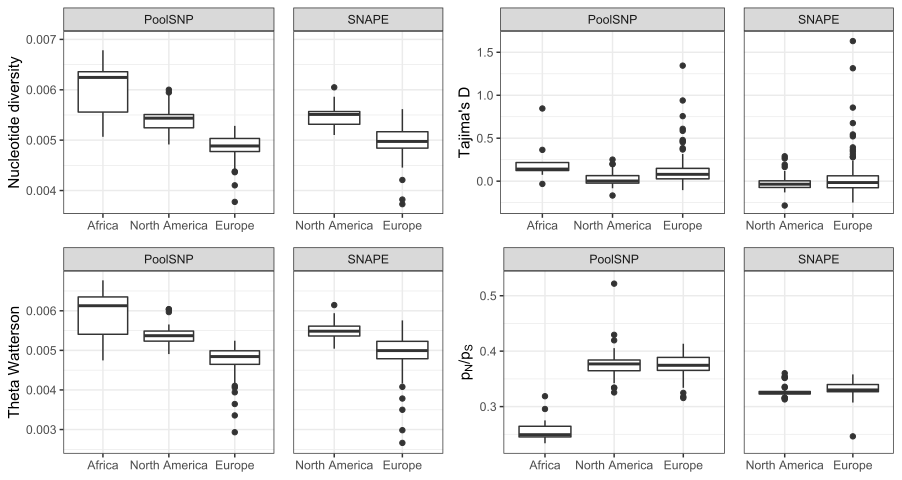

Reproduce this figure in R.
# plot Figure8 - Margot
library(ggplot2)
library("gridExtra")

dat<-read.table(file="Figure8_data.txt",header=T,fill =T,sep="\t")

dat_PoolSNP<-dat[dat$FILE=="PoolSNP",]
dat_SNAPE<-dat[dat$FILE=="SNAPE",]

# PoolSNP plots
plot1<-ggplot(dat_PoolSNP, aes(x=Continent, y=Pi)) + geom_boxplot(, show.legend = FALSE) + labs(y = "Nucleotide diversity") + theme_bw() + theme(axis.title.x=element_blank()) + facet_grid(~ FILE) + scale_x_discrete(limits=c("Africa","North America","Europe")) + scale_y_continuous(limits=c(0.0037, 0.007),breaks=seq(0.004, 0.007, 0.001))  
plot2<-ggplot(dat_PoolSNP, aes(x=Continent, y=Watterson)) + geom_boxplot(, show.legend = FALSE) + labs(y = "Theta Watterson") + theme_bw()  + theme(axis.title.x=element_blank()) + facet_grid(~ FILE) + scale_x_discrete(limits=c("Africa","North America","Europe")) + scale_y_continuous(limits=c(0.0026, 0.0068),breaks=seq(0.003, 0.006, 0.001))  
plot3<-ggplot(dat_PoolSNP, aes(x=Continent, y=Tajima_D)) + geom_boxplot(, show.legend = FALSE) +  labs(y = "Tajima's D") +  theme_bw() + theme(axis.title.x=element_blank()) + facet_grid(~ FILE) + scale_x_discrete(limits=c("Africa","North America","Europe")) + scale_y_continuous(limits=c(-0.285, 1.65),breaks=seq(0, 1.5, 0.5)) 
plot4<-ggplot(dat_PoolSNP, aes(x=Continent, y=pn_ps)) + geom_boxplot(, show.legend = FALSE) + labs(y =expression('p'[N]*'/p'[S])) +  theme_bw() + theme(axis.title.x=element_blank()) + facet_grid(~ FILE) + scale_x_discrete(limits=c("Africa","North America","Europe")) + scale_y_continuous(limits=c(0.23, 0.53),breaks=seq(0.3, 0.5, 0.1)) 

# SNAPE plots
plot5<-ggplot(dat_SNAPE, aes(x=Continent, y=Pi)) + geom_boxplot(, show.legend = FALSE) + labs(y = "Nucleotide diversity") + theme_bw() + theme(axis.title.x=element_blank(),axis.title.y=element_blank(),axis.text.y=element_blank(),axis.ticks.y = element_blank()) + facet_grid(~ FILE) + scale_x_discrete(limits=c("North America","Europe")) + scale_y_continuous(limits=c(0.0037, 0.007),breaks=seq(0.004, 0.007, 0.001))  
plot6<-ggplot(dat_SNAPE, aes(x=Continent, y=Watterson)) + geom_boxplot(, show.legend = FALSE) + labs(y = "Theta Watterson") + theme_bw()  + theme(axis.title.x=element_blank(),axis.title.y=element_blank(),axis.text.y=element_blank(),axis.ticks.y = element_blank()) + facet_grid(~ FILE) + scale_x_discrete(limits=c("North America","Europe")) + scale_y_continuous(limits=c(0.0026, 0.0068),breaks=seq(0.003, 0.006, 0.001))
plot7<-ggplot(dat_SNAPE, aes(x=Continent, y=Tajima_D)) + geom_boxplot(, show.legend = FALSE) +  labs(y = "Tajima's D") +  theme_bw() + theme(axis.title.x=element_blank(),axis.title.y=element_blank(),axis.text.y=element_blank(),axis.ticks.y = element_blank()) + facet_grid(~ FILE) + scale_x_discrete(limits=c("North America","Europe")) + scale_y_continuous(limits=c(-0.285, 1.65),breaks=seq(0, 1.5, 0.5))  
plot8<-ggplot(dat_SNAPE, aes(x=Continent, y=pn_ps)) + geom_boxplot(, show.legend = FALSE) + labs(y =expression('p'[N]*'/p'[S])) +  theme_bw() + theme(axis.title.x=element_blank(),axis.title.y=element_blank(),axis.text.y=element_blank(),axis.ticks.y = element_blank()) + facet_grid(~ FILE) + scale_x_discrete(limits=c("North America","Europe")) + scale_y_continuous(limits=c(0.23, 0.53),breaks=seq(0.3, 0.5, 0.1)) 

# make final Figure 8
grid.arrange(plot1, plot5, plot3, plot7, plot2, plot6,  plot4, plot8, 
        ncol=4, nrow=2, widths=c(1,0.6,1,0.6), heights=c(1, 1))
        
